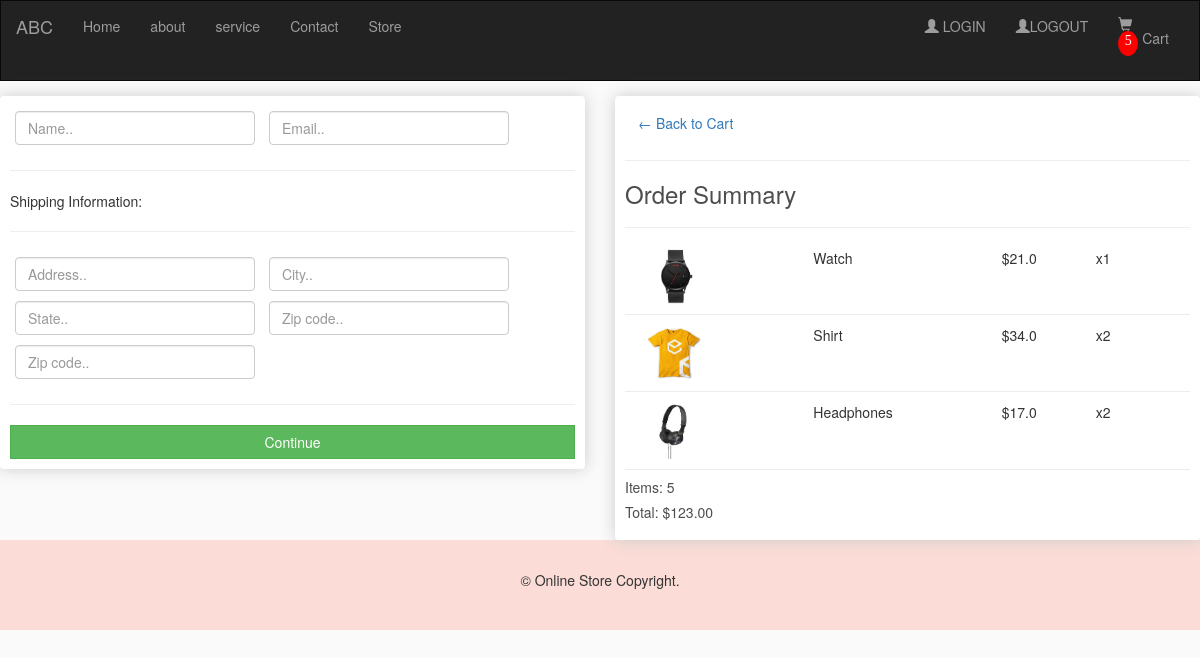
The app's page /checkout (signed in) with its own data.
### home/models.py (models this page shows, shortened)
class OrderItem(models.Model):
	product = models.ForeignKey(Product, on_delete=models.SET_NULL, null=True)
	order = models.ForeignKey(Order, on_delete=models.SET_NULL, null=True)
	quantity = models.IntegerField(default=0, null=True, blank=True)
	date_added = models.DateTimeField(auto_now_add=True)
	@property
	def get_total(self):
		total = self.product.price * self.quantity
		return total

class Product(models.Model):
	name = models.CharField(max_length=200)
	price = models.FloatField()
	digital = models.BooleanField(default=False,null=True, blank=True)
	image = models.ImageField(null=True, blank=True)
	@property
	def imageURL(self):
		try:
			url = self.image.url
		except:
			url = ''
		return url

class Order(models.Model):
	customer = models.ForeignKey(Customer, on_delete=models.SET_NULL, null=True, blank=True)
	date_ordered = models.DateTimeField(auto_now_add=True)
	complete = models.BooleanField(default=False)
	transaction_id = models.CharField(max_length=100, null=True)
	@property
	def shipping(self):
		shipping = False
		orderitems = self.orderitem_set.all()
		for i in orderitems:
			if i.product.digital == False:
				shipping = True
		return shipping
	@property
	def get_cart_total(self):
		orderitems = self.orderitem_set.all()
		total = sum([item.get_total for item in orderitems])
		return total
	@property
	def get_cart_items(self):
		orderitems = self.orderitem_set.all()
		total = sum([item.quantity for item in orderitems])
		return total

### home/views.py (the view)
# urls.py: path("checkout", views.checkout, name='checkout'),
def checkout(request):
    data = cartData(request)
    cartItems = data['cartItems']
    order = data['order']
    items = data['items']
    context = {'items':items, 'order':order, 'cartItems':cartItems}
    return render(request, 'checkout.html', context)

### home/utils.py (called while the page is built)
def cartData(request):
	if request.user.is_authenticated:
		customer = request.user.customer
		order, created = Order.objects.get_or_create(customer=customer, complete=False)
		items = order.orderitem_set.all()
		cartItems = order.get_cart_items
	else:
		cookieData = cookieCart(request)
		cartItems = cookieData['cartItems']
		order = cookieData['order']
		items = cookieData['items']
	return {'cartItems':cartItems ,'order':order, 'items':items}

### templates/checkout.html (shortened to what this page needs)
{% extends "base.html" %}
{% load static  %}
{% block body %}
     <div class="row">
		<div class="col-lg-6">
			<div class="box-element" id="form-wrapper">
				<form id="form">
					<div id="user-info">
						<div class="form-field">
							<input required class="form-control" type="text" name="name" placeholder="Name..">
						</div>
						<div class="form-field">
							<input required class="form-control" type="email" name="email" placeholder="Email..">
						</div>
					</div>
					<div id="shipping-info">
						<hr>
						<p>Shipping Information:</p>
						<hr>
						<div class="form-field">
							<input class="form-control" type="text" name="address" placeholder="Address..">
						</div>
						<div class="form-field">
							<input class="form-control" type="text" name="city" placeholder="City..">
						</div>
						<div class="form-field">
							<input class="form-control" type="text" name="state" placeholder="State..">
						</div>
						<div class="form-field">
							<input class="form-control" type="text" name="zipcode" placeholder="Zip code..">
						</div>
						<div class="form-field">
							<input class="form-control" type="text" name="country" placeholder="Zip code..">
						</div>
					</div>
					<hr>
					<input id="form-button" class="btn btn-success btn-block" type="submit" value="Continue">
				</form>
			</div>
			<br>
		</div>
		<div class="col-lg-6">
			<div class="box-element">
				<a  class="btn btn-outline-dark" href="{% url 'cart' %}">&#x2190; Back to Cart</a>
				<hr>
				<h3>Order Summary</h3>
				<hr>
				{% for item in items %}
				<div class="cart-row">
					<div style="flex:2"><img class="row-image" src="static{{item.product.imageURL}}"></div>
					<div style="flex:2"><p>{{item.product.name}}</p></div>
					<div style="flex:1"><p>${{item.product.price}}</p></div>
					<div style="flex:1"><p>x{{item.quantity}}</p></div>
				</div>
				{% endfor %}
				<h5>Items: {{order.get_cart_items}}</h5>
				<h5>Total: ${{order.get_cart_total|floatformat:2}}</h5>
			</div>
		</div>
	</div>
{% endblock body %}

### templates/base.html (style rules this page uses)
body { background-color: hsl(0, 0%, 98%); }
h1,h2,h3,h4,h5,h6 { color:hsl(0, 0%, 30%); }
.box-element { box-shadow:hsl(0, 0%, 80%) 0 0 16px; background-color: #fff; border-radius: 4px; padding: 10px; }
.col-lg-4, .col-lg-6, .col-lg-8, .col-lg-12 { margin-top: 10px; }
.btn { border-radius: 0; }
.row-image { width: 100px; }
.form-field { width:250px; display: inline-block; padding: 5px; }
.cart-row { display: flex; align-items: flex-stretch; padding-bottom: 10px; margin-bottom: 10px; border-bottom: 1px solid #ececec; }

### records on screen
OrderItem: product.imageURL (picture), product.name "Watch", product.price "21.0", quantity "1"
OrderItem: product.imageURL (picture), product.name "Shirt", product.price "34.0", quantity "2"
OrderItem: product.imageURL (picture), product.name "Headphones", product.price "17.0", quantity "2"
Order: get_cart_items "5", get_cart_total "123.00"

### other values on screen
{{ cartItems }} "5"
